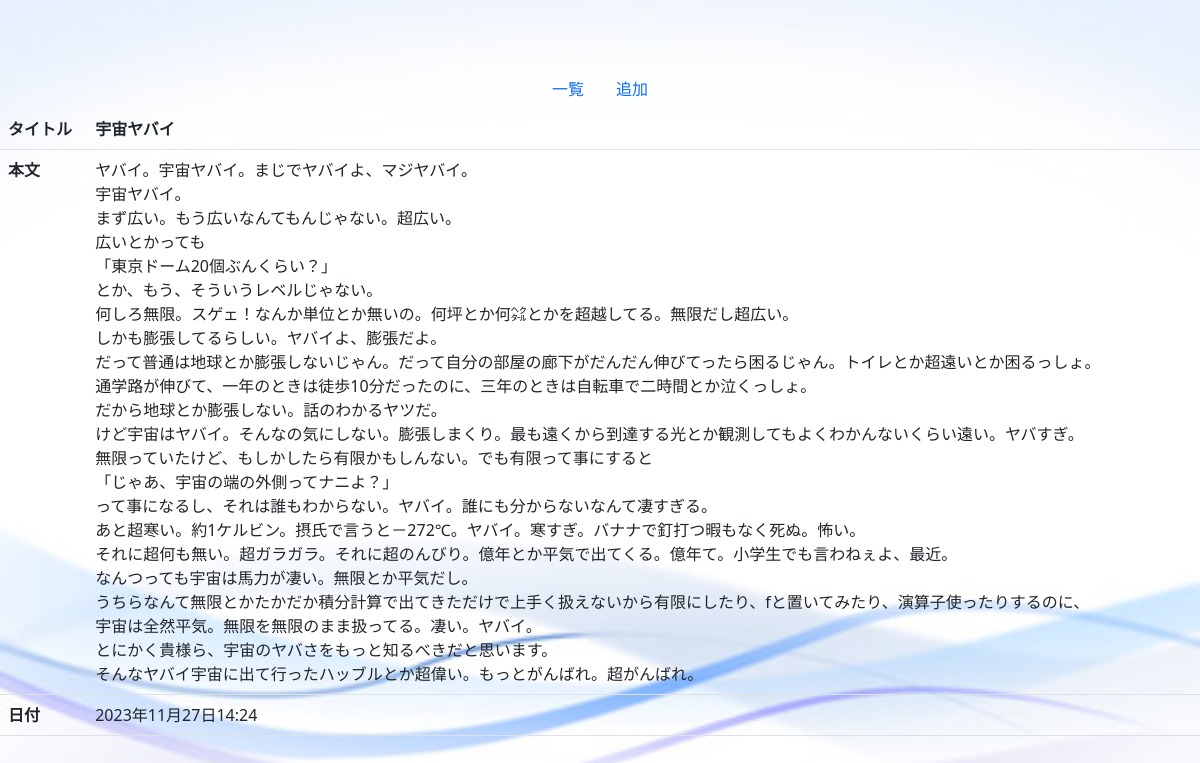
Screenshot of /detail/11 with the database file from the repository.
### diary/models.py (models this page shows)
class Day(models.Model):
    title=models.CharField('タイトル',max_length=200)
    text=models.TextField('本文')
    date=models.DateTimeField('日記',default=timezone.now)

### diary/views.py (the view)
# urls.py: path('detail/<int:pk>', views.DetailView.as_view(), name='detail'),
class DetailView(generic.DetailView):  # 修正
    model = Day
    template_name = 'diary/day_detail.html'  # 追加

### diary/templates/diary/day_detail.html
{% extends 'diary/base.html' %}
{% block content %}
    <table class="table">
        <tr>
            <th>タイトル</th>
            <th>{{ day.title }}</th>
        </tr>
        <tr>
            <th>本文</th>
            <td>{{ day.text|linebreaksbr }}</td>
        </tr>
        <tr>
            <th>日付</th>
            <td>{{ day.date }}</td>
        </tr>
    </table>
{% endblock %}

### rows the page displays
Day: title "宇宙ヤバイ", text "ヤバイ。宇宙ヤバイ。まじでヤバイよ、マジヤバイ。 宇宙ヤバイ。 まず広い。もう広いなんてもんじゃない。超広い。 広いとかっても 「東京ドーム20個ぶんくらい？」 とか、もう、そういうレベルじゃない。 何しろ無限。スゲェ！なんか単位とか無いの。何坪とか何㌶とかを超越してる。無限だし超広い。 しかも膨張してるらしい。ヤバイよ、膨張だよ。 だって普通は地球とか膨張しないじゃん。だって自分の部屋の廊下がだんだん伸びてったら困るじゃん。トイレとか超遠いとか困るっしょ。 通学路が伸びて、一年のときは徒歩10分だったのに、三年のときは自転車で二時間とか泣くっしょ。 だから地球とか膨張しない。話のわかるヤツだ。 けど宇宙はヤバイ。そんなの気にしない。膨張しまくり。最も遠くから到達する光とか観測してもよくわかんないくらい遠い。ヤバすぎ。 無限っていたけど、もしかしたら有限かもしんない。でも有限って事にすると 「じゃあ、宇宙の端の外側ってナニよ？」 って事になるし、それは誰もわからない。ヤバイ。誰にも分からないなんて凄すぎる。 あと超寒い。約1ケルビン。摂氏で言うと－272℃。ヤバイ。寒すぎ。バナナで釘打つ暇もなく死ぬ。怖い。 それに超何も無い。超ガラガラ。それに超のんびり。億年とか平気で出てくる。億年て。小学生でも言わねぇよ、最近。 なんつっても宇宙は馬力が凄い。無限とか平気だし。 うちらなんて無限とかたかだか積分計算で出てきただけで上手く扱えないから有限にしたり、fと置いてみたり、演算子使ったりするのに、 宇宙は全然平気。無限を無限のまま扱ってる。凄い。ヤバイ。…", date "2023年11月27日14:24"
